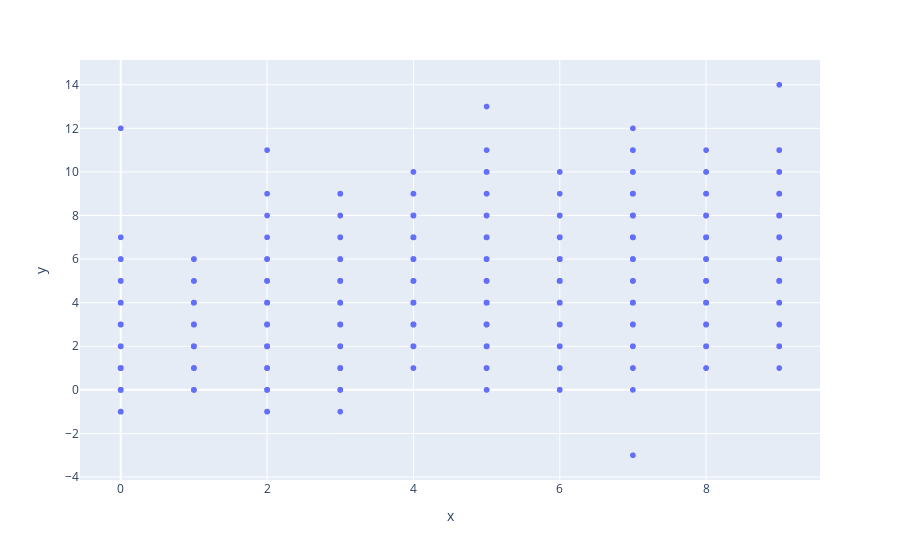

The notebook cell saved with this chart:
### Code cell
z = np.array([(l,f) for l, f in zip(test_labels, fit) if -10 <= f <= 20])

fig = px.scatter(x=z[:, 0], y=z[:,1])
fig.show()

### Figure 1 — Plotly figure (JSON) as saved in the notebook; plotly's stock layout.template omitted (floating-point values rounded to 4 significant figures; data arrays with more than 128 entries replaced by an {"elided": "..."} marker saying what was removed)
{"data": [{"hovertemplate": "x=%{x}<br>y=%{y}<extra></extra>", "legendgroup": "", "marker": {"color": "#636efa", "symbol": "circle"}, "mode": "markers", "name": "", "showlegend": false, "type": "scattergl", "x": {"elided": "9971 int values"}, "xaxis": "x", "y": {"elided": "9971 int values"}, "yaxis": "y"}], "layout": {"legend": {"tracegroupgap": 0}, "margin": {"t": 60}, "xaxis": {"anchor": "y", "domain": [0, 1], "title": {"text": "x"}}, "yaxis": {"anchor": "x", "domain": [0, 1], "title": {"text": "y"}}}}
